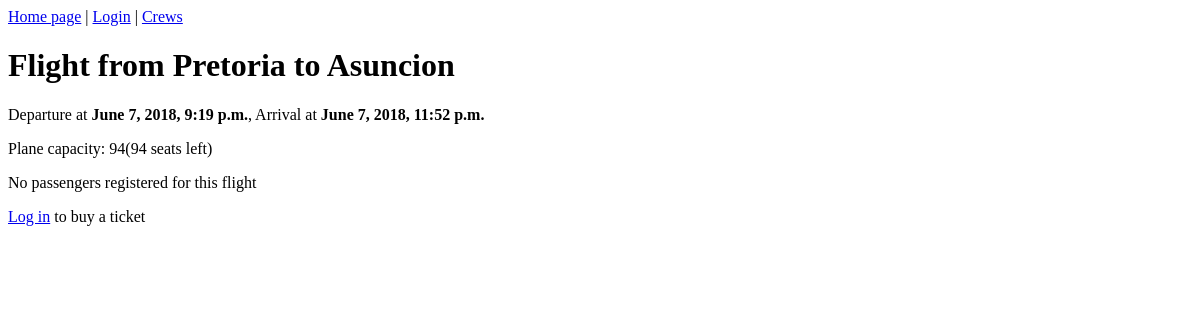
The app's page /flights/4851/, older data.
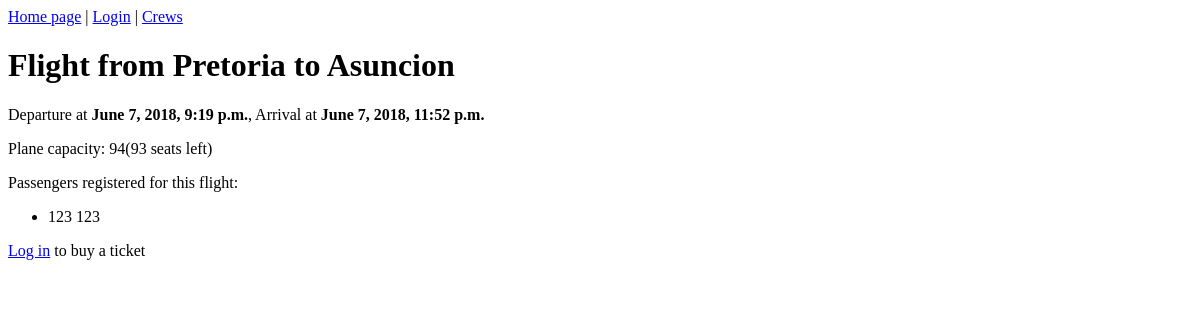
The same page, newer data.
### flights/models.py (models this page shows, shortened)
class Flight(models.Model):
    airplane = models.ForeignKey(Airplane, on_delete=models.PROTECT)
    city_from = models.ForeignKey(City, on_delete=models.PROTECT, related_name='flights_from')
    city_to = models.ForeignKey(City, on_delete=models.PROTECT, related_name='flights_to')
    date_dep = models.DateTimeField('departure_date')
    date_arr = models.DateTimeField('arrival_date')
    passengers = models.ManyToManyField(Passenger, default=[])
    crew = models.ForeignKey(Crew, on_delete=models.PROTECT, blank=True, null=True, default=None)
    def __str__(self):
        return "Flight from %s to %s" % (self.city_from, self.city_to)

class City(models.Model):
    name = models.CharField(max_length=50)
    def __str__(self):
        return self.name

class Airplane(models.Model):
    registration = models.CharField(max_length=10, unique=True)
    capacity = models.IntegerField(validators=[MinValueValidator(1)])

class Passenger(models.Model):
    first_name = models.CharField(max_length=30)
    last_name = models.CharField(max_length=30)
    def __str__(self):
        return self.first_name + " " + self.last_name

### flights/views.py (the view)
# urls.py: path('<int:flight_id>/', views.detail, name='detail'),
def detail(request, flight_id):
    if request.user.is_authenticated:
        try:
            flight = get_object_or_404(Flight, pk=flight_id)
            in_first_name = request.POST['first_name']
            in_last_name = request.POST['last_name']
            if (not in_first_name) or (not in_last_name):
                form_result = "Both fields are required. Try again"
            elif flight.airplane.capacity == flight.passengers.count():
                form_result = "Airplane passengers capacity reached. Try buying ticket for other flight"
            else:
                with transaction.atomic():
                    passenger = Passenger(first_name=in_first_name, last_name=in_last_name)
                    passenger.save()
                    flight.passengers.add(passenger)
                    form_result = "Success! Your name should appear on passengers list"
        except KeyError:
            form_result = None
    else:
        form_result = None
    context = {
        'flight': Flight.objects.get(id=flight_id),
        'form_result': form_result,
    }
    return render(request, 'flights/detail.html', context)

### flights/templatetags/math_ext.py (called while the page is built)
@register.filter(name='sub')
def sub(value, arg):
    return value - arg

### flights/templates/flights/detail.html (shortened to what this page needs)
{% extends 'flights/base.html' %}
{% load math_ext %}
{% block content %}
<h1>{{ flight }}</h1>
    <p>Departure at <b>{{ flight.date_dep }}</b>, Arrival at <b>{{ flight.date_arr }}</b></p>
    <p>Plane capacity: {{ flight.airplane.capacity }}({{ flight.airplane.capacity|sub:flight.passengers.count }} seats left)</p>
    {% if flight.passengers.count > 0 %}
    <p>Passengers registered for this flight:</p>
    <ul>
        {% for passenger in flight.passengers.all %}
            <li>{{ passenger }}</li>
        {% endfor %}
    </ul>
    {% else %}
    <p>No passengers registered for this flight</p>
    {% endif %}
    {% if user.is_authenticated %}
        {% if form_result %}
            <b>{{ form_result }}</b>
        {% endif %}
        <form method="post">
        {% csrf_token %}
            First name: <input type="text" name="first_name">
            Last name: <input type="text" name="last_name">
        <button type="submit">Buy ticket</button>
        </form>
    {% else %}
        <p><a href="{% url 'flights:login' %}"> Log in</a> to buy a ticket</p>
    {% endif %}
{% endblock %}

### flights/templates/flights/base.html (shortened to what this page needs)
<!DOCTYPE html>
<html>
<head>
</head>
<body>
<header>
{% block navigation %}
    <nav>
    <a href="{% url 'flights:home' %}">Home page</a> |
    {% if user.is_authenticated %}
        Welcome {{ user.username }}! <a href="{% url 'flights:logout' %}">Logout</a>
    {% else %}
        <a href="{% url 'flights:login' %}">Login</a>
    {% endif %}
    | <a href="../../static/crews.html">Crews</a>
    </nav>
{% endblock %}
</header>
<main>
{% block content %}
{% endblock %}
</main>
</body>
</html>

Row changes from the older to the newer data that the page shows:
computed for Flight "Flight from Pretoria to Asuncion": airplane.capacity|sub "94" → "93"
added Passenger: first_name+last_name "123 123"
Text that changed along with them:
text no longer shown: "No passengers registered for this flight"
text now shown: "Passengers registered for this flight:"
